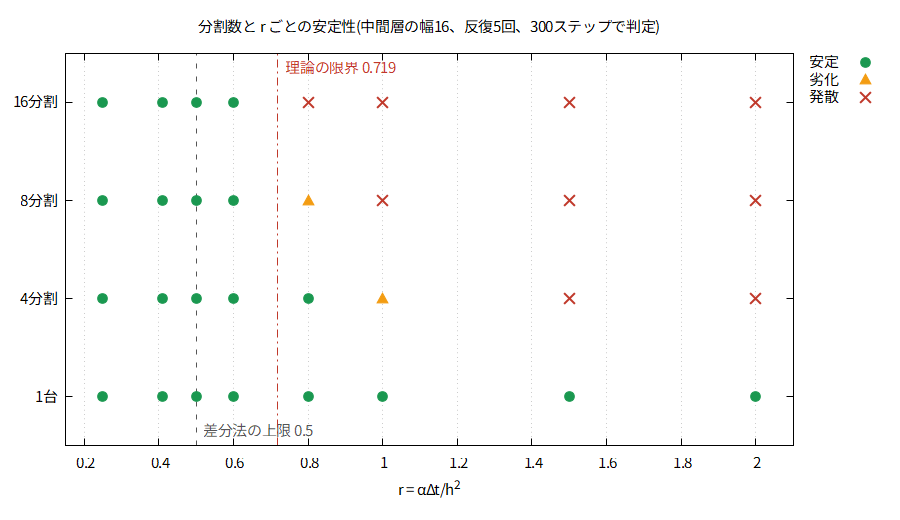

Write gnuplot code to recreate this figure.
# 図1 主な掃引の安定地図(reference/learned_map.gp を復元データ用に調整)
set encoding utf8
set terminal pngcairo size 900,520 font "Noto Sans JP,11"
set output 'fig01_mapA.png'
set title '分割数と r ごとの安定性(中間層の幅16、反復5回、300ステップで判定)'
set xlabel 'r = αΔt/h^2'
set xrange [0.15:2.1]
set yrange [0.5:4.5]
set ytics ('1台' 1, '4分割' 2, '8分割' 3, '16分割' 4)
set grid xtics
set key outside right
set arrow from 0.5,0.5 to 0.5,4.5 nohead dt 2 lc rgb '#555555'
set label '差分法の上限 0.5' at 0.52,0.65 tc rgb '#555555'
set arrow from 0.7192,0.5 to 0.7192,4.5 nohead dt 4 lc rgb '#c0392b'
set label '理論の限界 0.719' at 0.74,4.35 tc rgb '#c0392b'
plot 'fig01_mapA.dat' using ($4==0?$2:1/0):5 with points pt 7 ps 1.6 lc rgb '#1a9850' title '安定',      ''               using ($4==1?$2:1/0):5 with points pt 9 ps 1.8 lc rgb '#f39c12' title '劣化',      ''               using ($4==2?$2:1/0):5 with points pt 2 ps 1.8 lw 2 lc rgb '#c0392b' title '発散'
